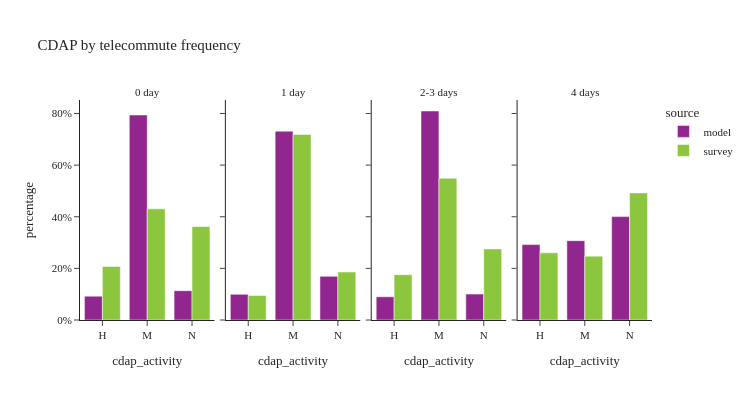

The code cell stored with this chart in its notebook:
### Code cell
util.plot_share_facetbar(per_data, 'person_weight', share_col="cdap_activity", title="CDAP by telecommute frequency", 
                            facet_col="telecommute_frequency_label", facet_col_wrap=4, height=400, orientation='v')

### Figure 1 — Plotly figure (JSON) as saved in the notebook; plotly's stock layout.template omitted (floating-point values rounded to 4 significant figures)
{"data": [{"alignmentgroup": "True", "customdata": [[118492], [1019325], [145825]], "hovertemplate": "source=model<br>telecommute_frequency_label=0 day<br>cdap_activity=%{x}<br>percentage=%{y}<br>sample_size=%{customdata[0]}<extra></extra>", "legendgroup": "model", "marker": {"color": "#91268F", "pattern": {"shape": ""}}, "name": "model", "offsetgroup": "model", "orientation": "v", "showlegend": true, "textposition": "auto", "type": "bar", "x": ["H", "M", "N"], "xaxis": "x", "y": [0.09231, 0.7941, 0.1136], "yaxis": "y"}, {"alignmentgroup": "True", "customdata": [[16458], [120917], [27979]], "hovertemplate": "source=model<br>telecommute_frequency_label=1 day<br>cdap_activity=%{x}<br>percentage=%{y}<br>sample_size=%{customdata[0]}<extra></extra>", "legendgroup": "model", "marker": {"color": "#91268F", "pattern": {"shape": ""}}, "name": "model", "offsetgroup": "model", "orientation": "v", "showlegend": false, "textposition": "auto", "type": "bar", "x": ["H", "M", "N"], "xaxis": "x2", "y": [0.09953, 0.7313, 0.1692], "yaxis": "y2"}, {"alignmentgroup": "True", "customdata": [[29248], [262868], [32567]], "hovertemplate": "source=model<br>telecommute_frequency_label=2-3 days<br>cdap_activity=%{x}<br>percentage=%{y}<br>sample_size=%{customdata[0]}<extra></extra>", "legendgroup": "model", "marker": {"color": "#91268F", "pattern": {"shape": ""}}, "name": "model", "offsetgroup": "model", "orientation": "v", "showlegend": false, "textposition": "auto", "type": "bar", "x": ["H", "M", "N"], "xaxis": "x3", "y": [0.09008, 0.8096, 0.1003], "yaxis": "y3"}, {"alignmentgroup": "True", "customdata": [[62002], [65251], [85034]], "hovertemplate": "source=model<br>telecommute_frequency_label=4 days<br>cdap_activity=%{x}<br>percentage=%{y}<br>sample_size=%{customdata[0]}<extra></extra>", "legendgroup": "model", "marker": {"color": "#91268F", "pattern": {"shape": ""}}, "name": "model", "offsetgroup": "model", "orientation": "v", "showlegend": false, "textposition": "auto", "type": "bar", "x": ["H", "M", "N"], "xaxis": "x4", "y": [0.2921, 0.3074, 0.4006], "yaxis": "y4"}, {"alignmentgroup": "True", "customdata": [[2667], [3068], [4093]], "hovertemplate": "source=survey<br>telecommute_frequency_label=0 day<br>cdap_activity=%{x}<br>percentage=%{y}<br>sample_size=%{customdata[0]}<extra></extra>", "legendgroup": "survey", "marker": {"color": "#8CC63E", "pattern": {"shape": ""}}, "name": "survey", "offsetgroup": "survey", "orientation": "v", "showlegend": true, "textposition": "auto", "type": "bar", "x": ["H", "M", "N"], "xaxis": "x", "y": [0.2074, 0.4305, 0.3621], "yaxis": "y"}, {"alignmentgroup": "True", "customdata": [[40], [299], [81]], "hovertemplate": "source=survey<br>telecommute_frequency_label=1 day<br>cdap_activity=%{x}<br>percentage=%{y}<br>sample_size=%{customdata[0]}<extra></extra>", "legendgroup": "survey", "marker": {"color": "#8CC63E", "pattern": {"shape": ""}}, "name": "survey", "offsetgroup": "survey", "orientation": "v", "showlegend": false, "textposition": "auto", "type": "bar", "x": ["H", "M", "N"], "xaxis": "x2", "y": [0.09525, 0.7188, 0.1859], "yaxis": "y2"}, {"alignmentgroup": "True", "customdata": [[198], [617], [386]], "hovertemplate": "source=survey<br>telecommute_frequency_label=2-3 days<br>cdap_activity=%{x}<br>percentage=%{y}<br>sample_size=%{customdata[0]}<extra></extra>", "legendgroup": "survey", "marker": {"color": "#8CC63E", "pattern": {"shape": ""}}, "name": "survey", "offsetgroup": "survey", "orientation": "v", "showlegend": false, "textposition": "auto", "type": "bar", "x": ["H", "M", "N"], "xaxis": "x3", "y": [0.1755, 0.549, 0.2754], "yaxis": "y3"}, {"alignmentgroup": "True", "customdata": [[206], [206], [407]], "hovertemplate": "source=survey<br>telecommute_frequency_label=4 days<br>cdap_activity=%{x}<br>percentage=%{y}<br>sample_size=%{customdata[0]}<extra></extra>", "legendgroup": "survey", "marker": {"color": "#8CC63E", "pattern": {"shape": ""}}, "name": "survey", "offsetgroup": "survey", "orientation": "v", "showlegend": false, "textposition": "auto", "type": "bar", "x": ["H", "M", "N"], "xaxis": "x4", "y": [0.2602, 0.2474, 0.4924], "yaxis": "y4"}], "layout": {"annotations": [{"font": {}, "showarrow": false, "text": "0 day", "x": 0.1175, "xanchor": "center", "xref": "paper", "y": 1.0, "yanchor": "bottom", "yref": "paper"}, {"font": {}, "showarrow": false, "text": "1 day", "x": 0.3725, "xanchor": "center", "xref": "paper", "y": 1.0, "yanchor": "bottom", "yref": "paper"}, {"font": {}, "showarrow": false, "text": "2-3 days", "x": 0.6275, "xanchor": "center", "xref": "paper", "y": 1.0, "yanchor": "bottom", "yref": "paper"}, {"font": {}, "showarrow": false, "text": "4 days", "x": 0.8825, "xanchor": "center", "xref": "paper", "y": 1.0, "yanchor": "bottom", "yref": "paper"}], "barmode": "group", "height": 400, "legend": {"title": {"text": "source"}, "tracegroupgap": 0}, "title": {"text": "CDAP by telecommute frequency"}, "width": 750, "xaxis": {"anchor": "y", "domain": [0.0, 0.235], "title": {"text": "cdap_activity"}}, "xaxis2": {"anchor": "y2", "domain": [0.255, 0.49], "matches": "x", "title": {"text": "cdap_activity"}}, "xaxis3": {"anchor": "y3", "domain": [0.51, 0.745], "matches": "x", "title": {"text": "cdap_activity"}}, "xaxis4": {"anchor": "y4", "domain": [0.765, 1.0], "matches": "x", "title": {"text": "cdap_activity"}}, "yaxis": {"anchor": "x", "domain": [0.0, 1.0], "tickformat": ".0%", "title": {"text": "percentage"}}, "yaxis2": {"anchor": "x2", "domain": [0.0, 1.0], "matches": "y", "showticklabels": false, "tickformat": ".0%"}, "yaxis3": {"anchor": "x3", "domain": [0.0, 1.0], "matches": "y", "showticklabels": false}, "yaxis4": {"anchor": "x4", "domain": [0.0, 1.0], "matches": "y", "showticklabels": false}}}
